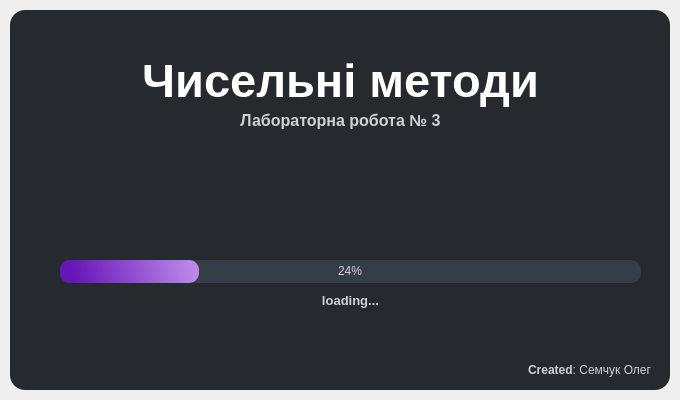
<?xml version="1.0" encoding="UTF-8"?>
<ui version="4.0">
 <class>SplashScreen</class>
 <widget class="QMainWindow" name="SplashScreen">
  <property name="geometry">
   <rect>
    <x>0</x>
    <y>0</y>
    <width>680</width>
    <height>400</height>
   </rect>
  </property>
  <property name="windowTitle">
   <string>MainWindow</string>
  </property>
  <widget class="QWidget" name="centralwidget">
   <layout class="QVBoxLayout" name="verticalLayout">
    <property name="spacing">
     <number>0</number>
    </property>
    <property name="leftMargin">
     <number>10</number>
    </property>
    <property name="topMargin">
     <number>10</number>
    </property>
    <property name="rightMargin">
     <number>10</number>
    </property>
    <property name="bottomMargin">
     <number>10</number>
    </property>
    <item>
     <widget class="QFrame" name="dropShadowFrame">
      <property name="styleSheet">
       <string notr="true">QFrame {
	border-radius: 15px;
	
	background-color: rgb(38, 41, 45);
	color: rgb(132, 0, 198);
}</string>
      </property>
      <property name="frameShape">
       <enum>QFrame::StyledPanel</enum>
      </property>
      <property name="frameShadow">
       <enum>QFrame::Raised</enum>
      </property>
      <widget class="QLabel" name="label_title">
       <property name="geometry">
        <rect>
         <x>0</x>
         <y>20</y>
         <width>661</width>
         <height>101</height>
        </rect>
       </property>
       <property name="font">
        <font>
         <family>Segoe UI</family>
         <pointsize>35</pointsize>
         <weight>75</weight>
         <italic>false</italic>
         <bold>true</bold>
        </font>
       </property>
       <property name="styleSheet">
        <string notr="true">color: rgb(255, 255, 255);
background-color: rgb(38, 41, 45);</string>
       </property>
       <property name="text">
        <string>Чисельні методи</string>
       </property>
       <property name="alignment">
        <set>Qt::AlignCenter</set>
       </property>
      </widget>
      <widget class="QLabel" name="label_description">
       <property name="geometry">
        <rect>
         <x>150</x>
         <y>100</y>
         <width>361</width>
         <height>21</height>
        </rect>
       </property>
       <property name="font">
        <font>
         <family>Segoe UI</family>
         <pointsize>12</pointsize>
         <weight>75</weight>
         <italic>false</italic>
         <bold>true</bold>
        </font>
       </property>
       <property name="styleSheet">
        <string notr="true">color: rgba(255, 255, 255, 200);</string>
       </property>
       <property name="text">
        <string>Лабораторна робота № 3</string>
       </property>
       <property name="alignment">
        <set>Qt::AlignCenter</set>
       </property>
      </widget>
      <widget class="QProgressBar" name="progressBar">
       <property name="geometry">
        <rect>
         <x>50</x>
         <y>250</y>
         <width>581</width>
         <height>23</height>
        </rect>
       </property>
       <property name="styleSheet">
        <string notr="true">QProgressBar{
	background-color: rgb(53, 61, 70);
	color: rgb(209, 209, 209);
	border-style: none;
	border-radius: 10px;
	text-align: center;
}

QProgressBar::chunk{
	
	background-color: qlineargradient(spread:pad, x1:0.085, y1:0.523091, x2:0.96, y2:0.494182, stop:0 rgba(102, 22, 182, 255), stop:1 rgba(190, 139, 241, 246));
	border-radius: 10px;
}</string>
       </property>
       <property name="value">
        <number>24</number>
       </property>
      </widget>
      <widget class="QLabel" name="label_loading">
       <property name="geometry">
        <rect>
         <x>160</x>
         <y>280</y>
         <width>361</width>
         <height>21</height>
        </rect>
       </property>
       <property name="font">
        <font>
         <family>Segoe UI</family>
         <pointsize>10</pointsize>
         <weight>75</weight>
         <italic>false</italic>
         <bold>true</bold>
        </font>
       </property>
       <property name="styleSheet">
        <string notr="true">color: rgba(255, 255, 255, 200);</string>
       </property>
       <property name="text">
        <string>loading...</string>
       </property>
       <property name="alignment">
        <set>Qt::AlignCenter</set>
       </property>
      </widget>
      <widget class="QLabel" name="label_credits">
       <property name="geometry">
        <rect>
         <x>500</x>
         <y>350</y>
         <width>141</width>
         <height>21</height>
        </rect>
       </property>
       <property name="font">
        <font>
         <family>Segoe UI</family>
         <pointsize>9</pointsize>
         <weight>50</weight>
         <italic>false</italic>
         <bold>false</bold>
        </font>
       </property>
       <property name="styleSheet">
        <string notr="true">color: rgba(255, 255, 255, 200);</string>
       </property>
       <property name="text">
        <string>&lt;strong&gt;Created&lt;/strong&gt;: Семчук Олег</string>
       </property>
       <property name="alignment">
        <set>Qt::AlignRight|Qt::AlignTrailing|Qt::AlignVCenter</set>
       </property>
      </widget>
     </widget>
    </item>
   </layout>
  </widget>
 </widget>
 <resources/>
 <connections/>
</ui>
